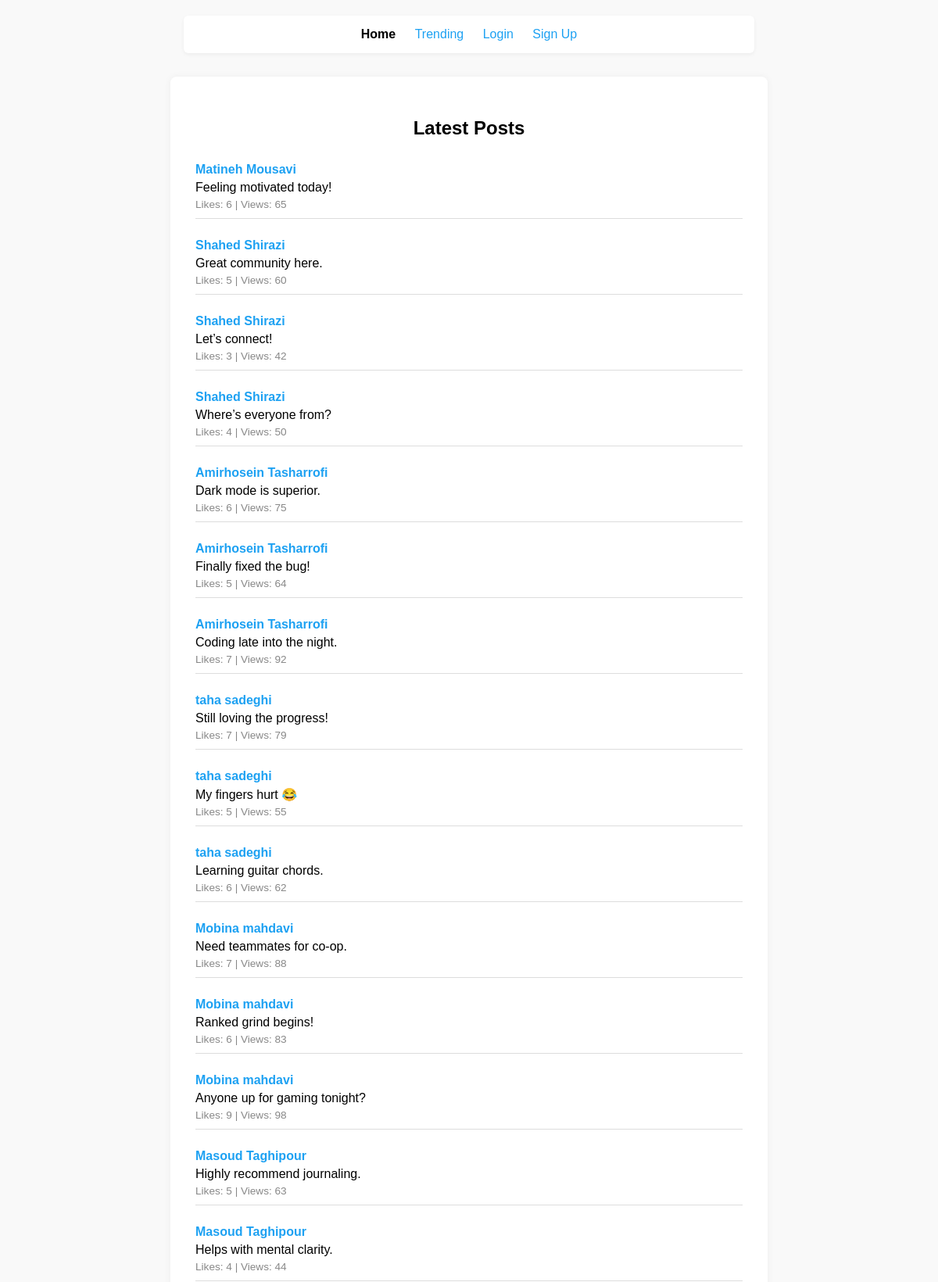
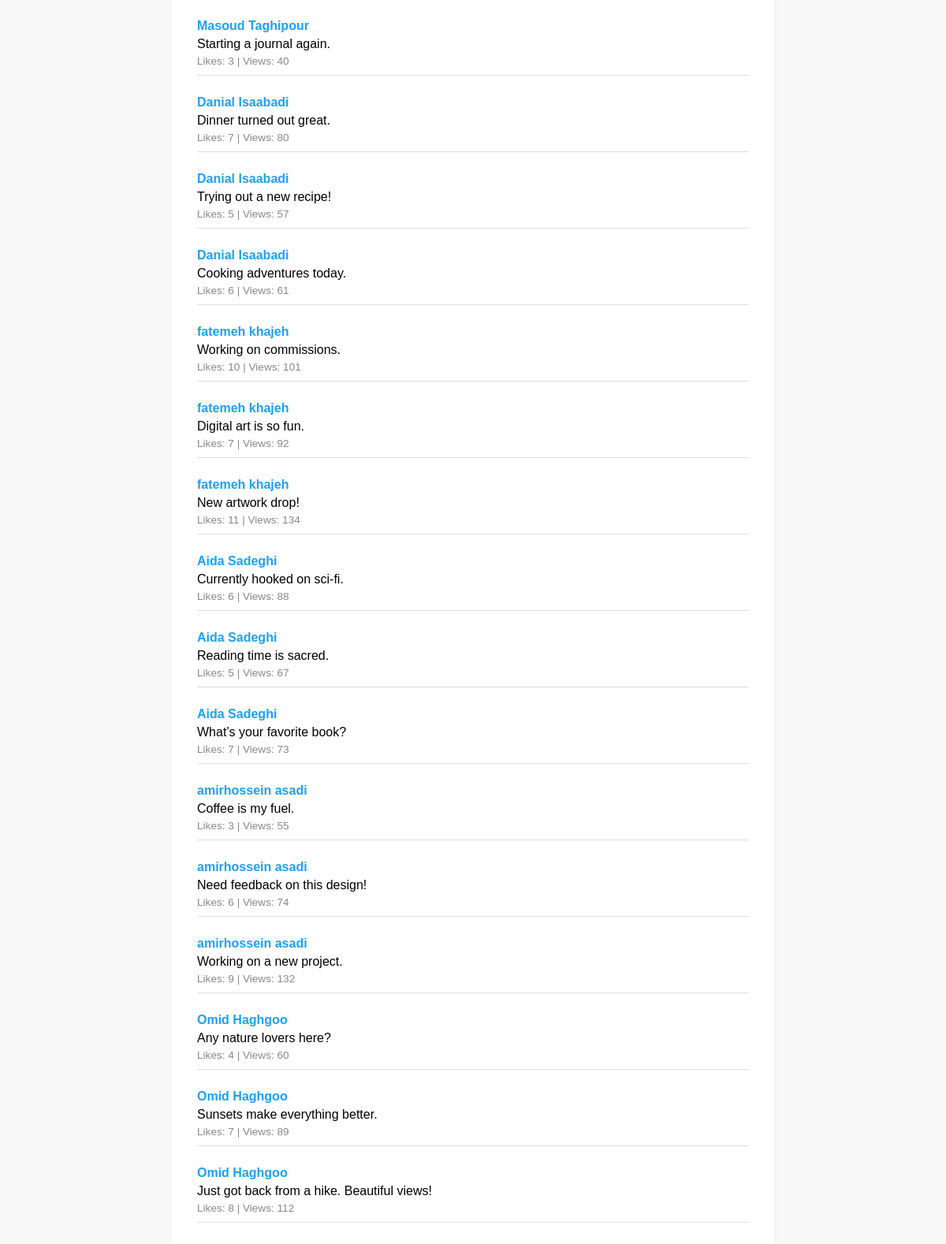
The page / on the database its author committed (2 pictures, top to bottom).
### tables this page shows
CREATE TABLE `posts` (
  `post_id` int(11) NOT NULL,
  `user_id` int(11) NOT NULL,
  `content` text NOT NULL,
  `created_at` datetime DEFAULT current_timestamp(),
  `likes` int(11) DEFAULT 0,
  `views` int(11) DEFAULT 0
);

### index.php (called while the page is built, shortened)
<?php
require __DIR__ . '/config/database.php';
$routes = [
    'home' => ['title' => 'Home', 'auth' => false],
    'login' => ['title' => 'Login', 'auth' => false],
    'signin' => ['title' => 'Sign Up', 'auth' => false],
    'post' => ['title' => 'New Post', 'auth' => true],
    'logout' => ['title' => 'Logout', 'auth' => true],
    'trending' => ['title' => 'Trending', 'auth' => false],
    'tops' => ['title' => 'Top Posts', 'auth' => false],
    'error' => ['title' => 'Error', 'auth' => false]
];
$page = strtolower($_GET['page'] ?? 'home');
$viewFile = __DIR__ . '/views/' . $page . '.php';
if ($page === 'home') {
    try {
        $posts = $db->query("
            SELECT p.*, u.first_name, u.last_name, CONCAT(u.first_name, ' ', u.last_name) AS name
            FROM posts p
            JOIN users u ON p.user_id = u.user_id
            ORDER BY p.post_id DESC
            LIMIT 50
        ")->fetchAll();
    } catch (PDOException $e) {
        error_log('Home posts fetch error: ' . $e->getMessage());
        $posts = [];
        $_SESSION['error'] = "Could not load home posts";
    }
}
include $viewFile;
$content = ob_get_clean();
$pageData = [
    'title' => $routes[$page]['title'],
    'content' => $content,
    'user' => $_SESSION['user_name'] ?? null,
    'error' => $_SESSION['error'] ?? null,
    'current_page' => $page,
    'posts' => $posts ?? [],
];
include __DIR__ . '/views/layout.php';

### views/home.php (the view)
<h2>Latest Posts</h2>
<?php if (!empty($posts)): ?>
    <?php foreach ($posts as $post): ?>
        <div class="post">
            <div class="post-author"><?= htmlspecialchars($post['name']) ?></div>
            <div class="post-content"><?= htmlspecialchars($post['content']) ?></div>
            <div style="color: #888; font-size: 0.85em;">
                Likes: <?= (int)$post['likes'] ?> | Views: <?= (int)$post['views'] ?>
            </div>
        </div>
    <?php endforeach; ?>
<?php else: ?>
    <p>No posts found.</p>
<?php endif; ?>

### views/layout.php (shortened to what this page needs)
<!DOCTYPE html>
<html lang="en">
<head>
</head>
<body>
    <nav>
        <a href="index.php?page=home" class="<?= $pageData['current_page'] === 'home' ? 'active' : '' ?>">Home</a>
        <a href="index.php?page=trending" class="<?= $pageData['current_page'] === 'trending' ? 'active' : '' ?>">Trending</a>
        <?php if (!empty($pageData['user'])): ?>
            <a href="index.php?page=post" class="<?= $pageData['current_page'] === 'post' ? 'active' : '' ?>">Post</a>
            <span class="welcome-message">Welcome, <?= htmlspecialchars($pageData['user']) ?></span>
            <a href="index.php?page=logout">Logout</a>
        <?php else: ?>
            <a href="index.php?page=login" class="<?= $pageData['current_page'] === 'login' ? 'active' : '' ?>">Login</a>
            <a href="index.php?page=signin" class="<?= $pageData['current_page'] === 'signin' ? 'active' : '' ?>">Sign Up</a>
        <?php endif; ?>
    </nav>
    <div class="container">
    <?= $pageData['content'] ?>
</div>
</body>
</html>

### views/layout.php (style rules this page uses)
body { font-family: Arial, sans-serif; background: #f9f9f9; margin: 0; padding: 20px; }
nav { text-align: center; margin-bottom: 30px; background: white; padding: 15px; box-shadow: 0 2px 5px rgba(0, 0, 0, 0.05); border-radius: 6px; max-width: 700px; margin-left: auto; margin-right: auto; }
nav a { margin: 0 10px; text-decoration: none; color: #1da1f2; font-weight: 500; }
.active { font-weight: bold; color: #000; }
.container { background: white; padding: 2rem; border-radius: 8px; box-shadow: 0 0 10px rgba(0, 0, 0, 0.05); max-width: 700px; margin: 0 auto; text-align: left; }
.post { border-bottom: 1px solid #ddd; padding: 10px 0; margin-bottom: 15px; }
.post-author { font-weight: bold; color: #1da1f2; }
.post-content { margin: 5px 0; }
h2 { text-align: center; margin-bottom: 20px; }

### rows shown on the page
posts: name "Matineh Mousavi", content "Feeling motivated today!", likes "6", views "65"
posts: name "Shahed Shirazi", content "Great community here.", likes "5", views "60"
posts: name "Shahed Shirazi", content "Let’s connect!", likes "3", views "42"
posts: name "Shahed Shirazi", content "Where’s everyone from?", likes "4", views "50"
posts: name "Amirhosein Tasharrofi", content "Dark mode is superior.", likes "6", views "75"
posts: name "Amirhosein Tasharrofi", content "Finally fixed the bug!", likes "5", views "64"
posts: name "Amirhosein Tasharrofi", content "Coding late into the night.", likes "7", views "92"
posts: name "taha sadeghi", content "Still loving the progress!", likes "7", views "79"
posts: name "taha sadeghi", content "My fingers hurt 😂", likes "5", views "55"
posts: name "taha sadeghi", content "Learning guitar chords.", likes "6", views "62"
posts: name "Mobina mahdavi", content "Need teammates for co-op.", likes "7", views "88"
posts: name "Mobina mahdavi", content "Ranked grind begins!", likes "6", views "83"
posts: name "Mobina mahdavi", content "Anyone up for gaming tonight?", likes "9", views "98"
posts: name "Masoud Taghipour", content "Highly recommend journaling.", likes "5", views "63"
posts: name "Masoud Taghipour", content "Helps with mental clarity.", likes "4", views "44"
posts: name "Masoud Taghipour", content "Starting a journal again.", likes "3", views "40"
posts: name "Danial Isaabadi", content "Dinner turned out great.", likes "7", views "80"
posts: name "Danial Isaabadi", content "Trying out a new recipe!", likes "5", views "57"
posts: name "Danial Isaabadi", content "Cooking adventures today.", likes "6", views "61"
posts: name "fatemeh khajeh", content "Working on commissions.", likes "10", views "101"
posts: name "fatemeh khajeh", content "Digital art is so fun.", likes "7", views "92"
posts: name "fatemeh khajeh", content "New artwork drop!", likes "11", views "134"
posts: name "Aida Sadeghi", content "Currently hooked on sci-fi.", likes "6", views "88"
posts: name "Aida Sadeghi", content "Reading time is sacred.", likes "5", views "67"
posts: name "Aida Sadeghi", content "What’s your favorite book?", likes "7", views "73"
posts: name "amirhossein asadi", content "Coffee is my fuel.", likes "3", views "55"
posts: name "amirhossein asadi", content "Need feedback on this design!", likes "6", views "74"
posts: name "amirhossein asadi", content "Working on a new project.", likes "9", views "132"
posts: name "Omid Haghgoo", content "Any nature lovers here?", likes "4", views "60"
posts: name "Omid Haghgoo", content "Sunsets make everything better.", likes "7", views "89"
posts: name "Omid Haghgoo", content "Just got back from a hike. Beautiful views!", likes "8", views "112"
